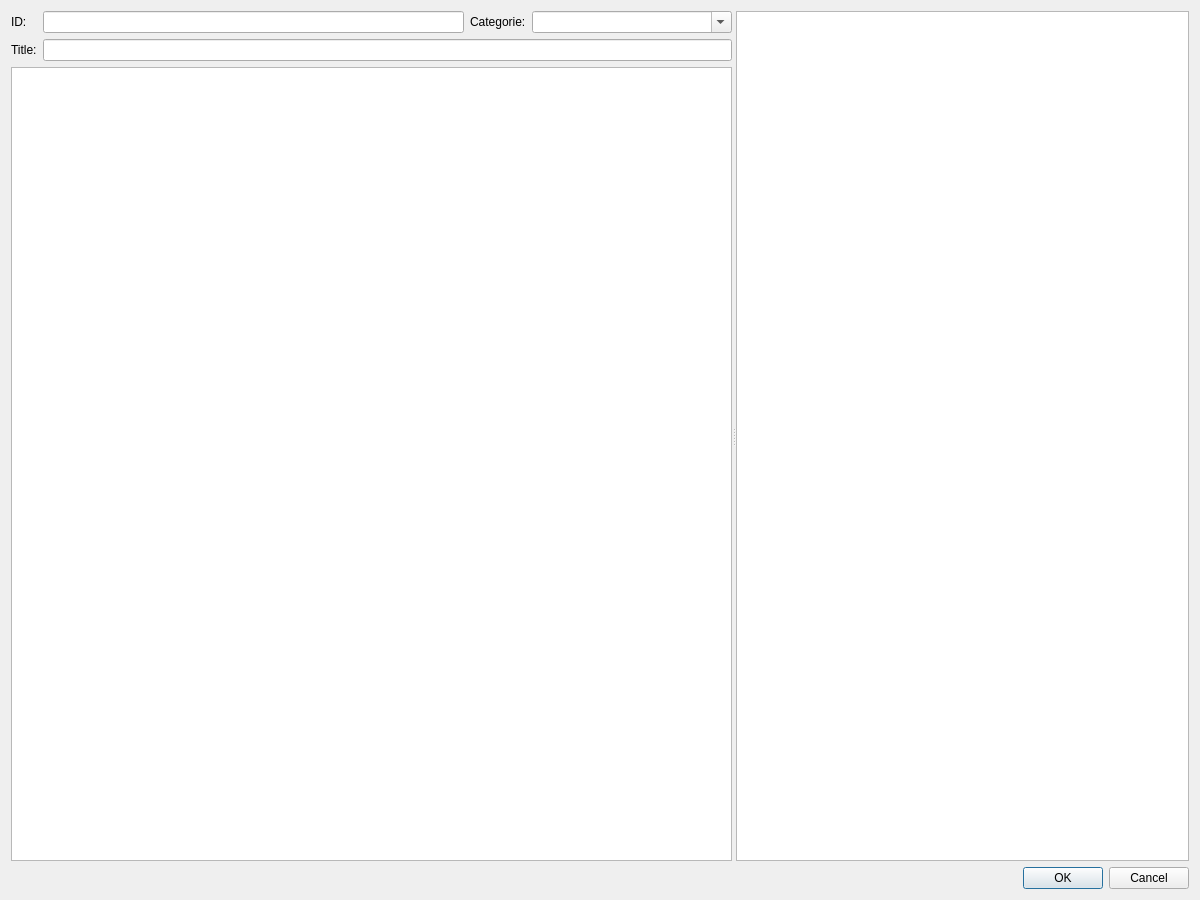
<?xml version="1.0" encoding="UTF-8"?>
<ui version="4.0">
 <class>TaskEditDialog</class>
 <widget class="QDialog" name="TaskEditDialog">
  <property name="windowModality">
   <enum>Qt::ApplicationModal</enum>
  </property>
  <property name="geometry">
   <rect>
    <x>0</x>
    <y>0</y>
    <width>1200</width>
    <height>900</height>
   </rect>
  </property>
  <property name="windowTitle">
   <string>Edit Task</string>
  </property>
  <property name="modal">
   <bool>true</bool>
  </property>
  <layout class="QVBoxLayout" name="verticalLayout_2" stretch="0,0">
   <property name="sizeConstraint">
    <enum>QLayout::SetDefaultConstraint</enum>
   </property>
   <item>
    <widget class="QSplitter" name="splitter">
     <property name="orientation">
      <enum>Qt::Horizontal</enum>
     </property>
     <widget class="QWidget" name="layoutWidget">
      <layout class="QVBoxLayout" name="verticalLayout">
       <item>
        <layout class="QGridLayout" name="gridLayout">
         <item row="0" column="0">
          <widget class="QLabel" name="id_label">
           <property name="text">
            <string>ID:</string>
           </property>
          </widget>
         </item>
         <item row="0" column="1">
          <layout class="QHBoxLayout" name="horizontalLayout">
           <item>
            <widget class="QLineEdit" name="id_edit"/>
           </item>
           <item>
            <widget class="QLabel" name="cat_label">
             <property name="text">
              <string>Categorie:</string>
             </property>
            </widget>
           </item>
           <item>
            <widget class="QComboBox" name="cat_combo">
             <property name="minimumSize">
              <size>
               <width>200</width>
               <height>0</height>
              </size>
             </property>
             <property name="editable">
              <bool>true</bool>
             </property>
            </widget>
           </item>
          </layout>
         </item>
         <item row="1" column="0">
          <widget class="QLabel" name="title_label">
           <property name="text">
            <string>Title:</string>
           </property>
          </widget>
         </item>
         <item row="1" column="1">
          <widget class="SearchEdit" name="title_edit"/>
         </item>
        </layout>
       </item>
       <item>
        <widget class="QTextEdit" name="body_edit"/>
       </item>
      </layout>
     </widget>
     <widget class="QTextEdit" name="preview"/>
    </widget>
   </item>
   <item>
    <widget class="QDialogButtonBox" name="buttonBox">
     <property name="orientation">
      <enum>Qt::Horizontal</enum>
     </property>
     <property name="standardButtons">
      <set>QDialogButtonBox::Cancel|QDialogButtonBox::Ok</set>
     </property>
    </widget>
   </item>
  </layout>
 </widget>
 <customwidgets>
  <customwidget>
   <class>SearchEdit</class>
   <extends>QLineEdit</extends>
   <header location="global">pysidegui.searchedit</header>
  </customwidget>
 </customwidgets>
 <resources/>
 <connections>
  <connection>
   <sender>buttonBox</sender>
   <signal>accepted()</signal>
   <receiver>TaskEditDialog</receiver>
   <slot>accept()</slot>
   <hints>
    <hint type="sourcelabel">
     <x>248</x>
     <y>254</y>
    </hint>
    <hint type="destinationlabel">
     <x>157</x>
     <y>274</y>
    </hint>
   </hints>
  </connection>
  <connection>
   <sender>buttonBox</sender>
   <signal>rejected()</signal>
   <receiver>TaskEditDialog</receiver>
   <slot>reject()</slot>
   <hints>
    <hint type="sourcelabel">
     <x>316</x>
     <y>260</y>
    </hint>
    <hint type="destinationlabel">
     <x>286</x>
     <y>274</y>
    </hint>
   </hints>
  </connection>
 </connections>
</ui>
